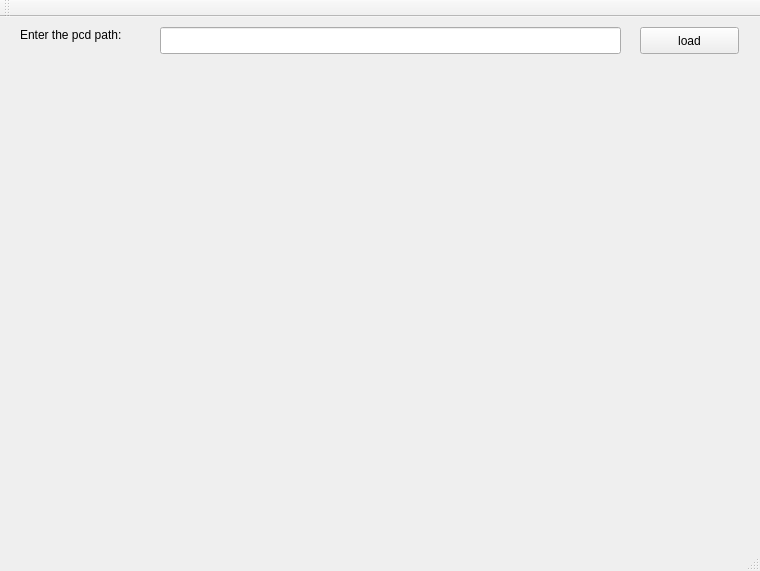
<?xml version="1.0" encoding="UTF-8"?>
<ui version="4.0">
 <class>MainWindow</class>
 <widget class="QMainWindow" name="MainWindow">
  <property name="geometry">
   <rect>
    <x>0</x>
    <y>0</y>
    <width>760</width>
    <height>571</height>
   </rect>
  </property>
  <property name="windowTitle">
   <string>MainWindow</string>
  </property>
  <widget class="QWidget" name="centralWidget">
   <widget class="QLabel" name="label">
    <property name="geometry">
     <rect>
      <x>20</x>
      <y>10</y>
      <width>141</width>
      <height>16</height>
     </rect>
    </property>
    <property name="text">
     <string>Enter the pcd path:</string>
    </property>
   </widget>
   <widget class="QPushButton" name="load">
    <property name="geometry">
     <rect>
      <x>640</x>
      <y>10</y>
      <width>99</width>
      <height>27</height>
     </rect>
    </property>
    <property name="text">
     <string>load</string>
    </property>
   </widget>
   <widget class="QLineEdit" name="path">
    <property name="geometry">
     <rect>
      <x>160</x>
      <y>10</y>
      <width>461</width>
      <height>27</height>
     </rect>
    </property>
   </widget>
   <widget class="QVTKWidget" name="qvtkWidget">
    <property name="geometry">
     <rect>
      <x>50</x>
      <y>70</y>
      <width>651</width>
      <height>411</height>
     </rect>
    </property>
   </widget>
  </widget>
  <widget class="QMenuBar" name="menuBar">
   <property name="geometry">
    <rect>
     <x>0</x>
     <y>0</y>
     <width>760</width>
     <height>31</height>
    </rect>
   </property>
  </widget>
  <widget class="QToolBar" name="mainToolBar">
   <attribute name="toolBarArea">
    <enum>TopToolBarArea</enum>
   </attribute>
   <attribute name="toolBarBreak">
    <bool>false</bool>
   </attribute>
  </widget>
  <widget class="QStatusBar" name="statusBar"/>
 </widget>
 <layoutdefault spacing="6" margin="11"/>
 <customwidgets>
  <customwidget>
   <class>QVTKWidget</class>
   <extends>QWidget</extends>
   <header>QVTKWidget.h</header>
  </customwidget>
 </customwidgets>
 <resources/>
 <connections/>
</ui>
